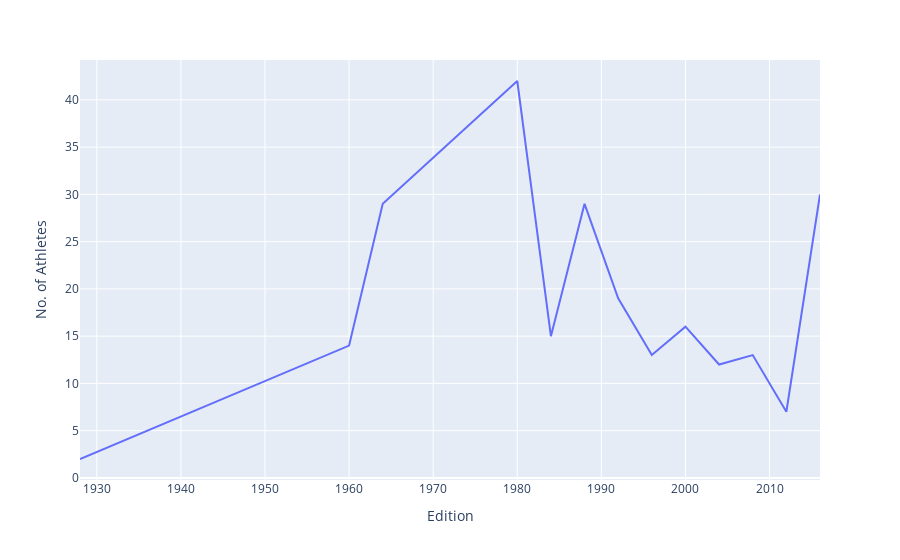

Notebook code for this chart:
### Code cell
#Participants for country for every edition with graph
def contingent_list(athletes,country):
  participants = athletes[athletes['region'] == country]
  participants = participants.drop_duplicates(subset=['Name','Year'])
  names = participants.groupby('Year')['Name'].nunique().reset_index(name='No. of Athletes')  
  names = names.rename(columns={'Year':'Edition'})
  names
  fig = px.line(names,x="Edition",y="No. of Athletes")
  fig.show()
contingent_list(athletes,'Zimbabwe')

### Figure 1 — Plotly figure (JSON) as saved in the notebook; plotly's stock layout.template omitted (floating-point values rounded to 4 significant figures)
{"data": [{"hovertemplate": "Edition=%{x}<br>No. of Athletes=%{y}<extra></extra>", "legendgroup": "", "line": {"color": "#636efa", "dash": "solid"}, "marker": {"symbol": "circle"}, "mode": "lines", "name": "", "orientation": "v", "showlegend": false, "type": "scatter", "x": [1928, 1960, 1964, 1980, 1984, 1988, 1992, 1996, 2000, 2004, 2008, 2012, 2016], "xaxis": "x", "y": [2, 14, 29, 42, 15, 29, 19, 13, 16, 12, 13, 7, 30], "yaxis": "y"}], "layout": {"autosize": true, "legend": {"tracegroupgap": 0}, "margin": {"t": 60}, "xaxis": {"anchor": "y", "autorange": true, "domain": [0, 1], "range": [1928, 2016], "title": {"text": "Edition"}, "type": "linear"}, "yaxis": {"anchor": "x", "autorange": true, "domain": [0, 1], "range": [-0.2222, 44.22], "title": {"text": "No. of Athletes"}, "type": "linear"}}}
